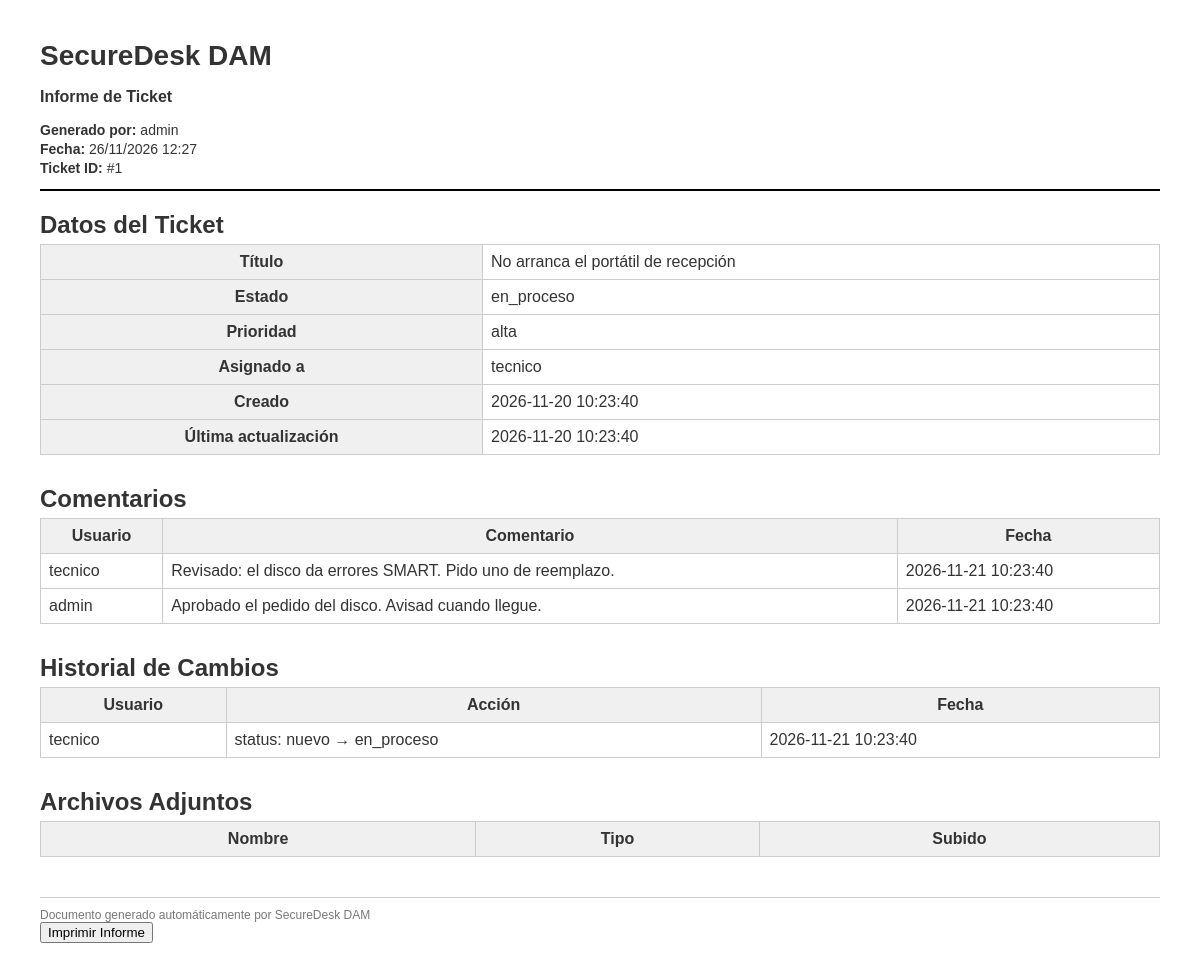
Before: /ticket_report.php?id=1 (signed in) with the older database file.
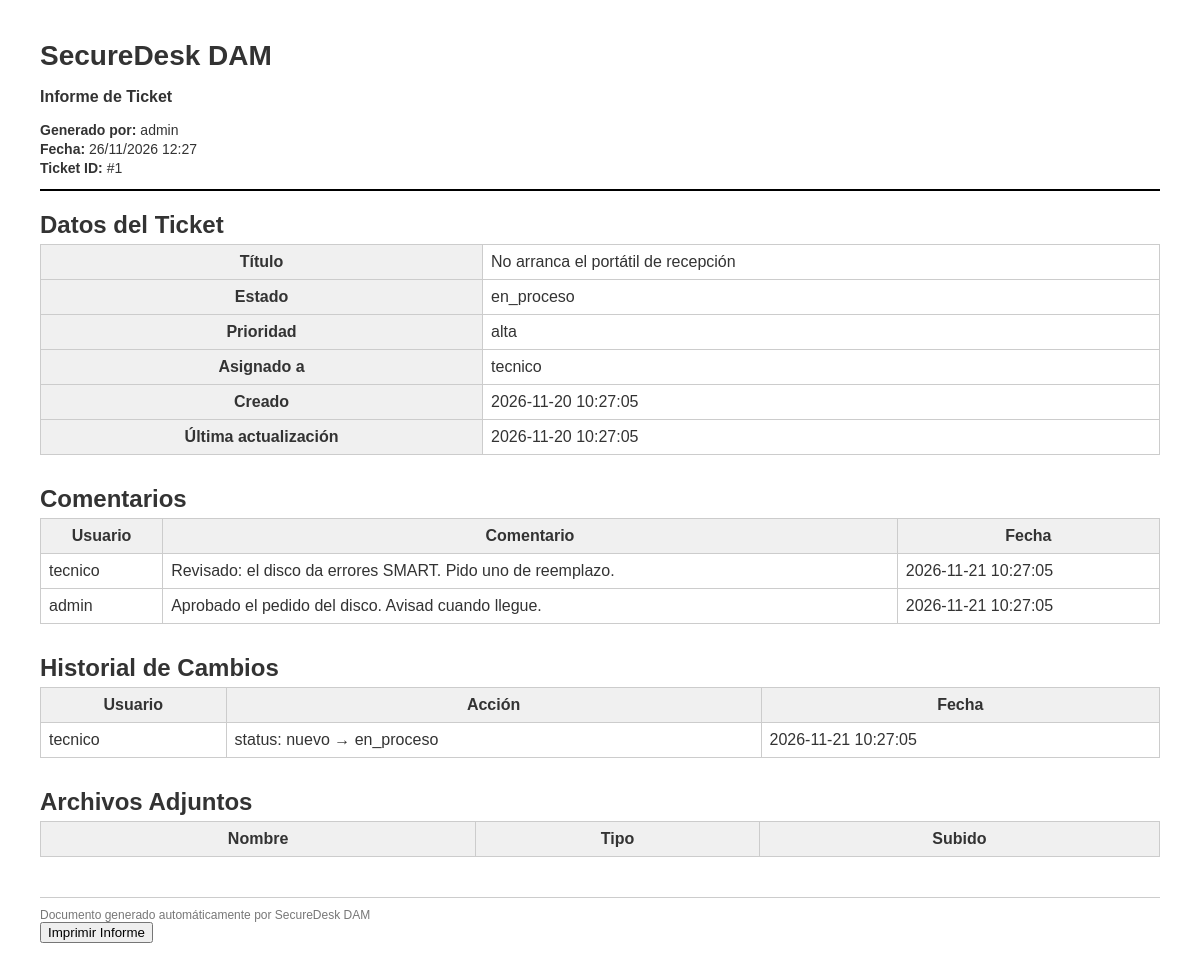
After: the same page with the newer database file.
### tables this page shows
CREATE TABLE tickets (
            id INTEGER PRIMARY KEY AUTOINCREMENT,
            title TEXT NOT NULL,
            description TEXT NOT NULL,
            status TEXT NOT NULL CHECK(status IN ('nuevo','en_proceso','resuelto')) DEFAULT 'nuevo',
            priority TEXT NOT NULL CHECK(priority IN ('baja','media','alta','critica')) DEFAULT 'media',
            category TEXT,
            created_by INTEGER NOT NULL,
            assigned_to INTEGER,
            created_at DATETIME DEFAULT CURRENT_TIMESTAMP,
            updated_at DATETIME DEFAULT CURRENT_TIMESTAMP,
            FOREIGN KEY(created_by) REFERENCES users(id),
            FOREIGN KEY(assigned_to) REFERENCES users(id)
        );

CREATE TABLE comments (
            id INTEGER PRIMARY KEY AUTOINCREMENT,
            ticket_id INTEGER NOT NULL,
            user_id INTEGER NOT NULL,
            comment TEXT NOT NULL,
            created_at TEXT NOT NULL,
            FOREIGN KEY(ticket_id) REFERENCES tickets(id),
            FOREIGN KEY(user_id) REFERENCES users(id)
        );

CREATE TABLE ticket_history (
            id INTEGER PRIMARY KEY AUTOINCREMENT,
            ticket_id INTEGER NOT NULL,
            user_id INTEGER NOT NULL,
            field_changed TEXT NOT NULL,
            old_value TEXT,
            new_value TEXT,
            created_at DATETIME DEFAULT CURRENT_TIMESTAMP,
            FOREIGN KEY(ticket_id) REFERENCES tickets(id),
            FOREIGN KEY(user_id) REFERENCES users(id)
        );

CREATE TABLE users (
            id INTEGER PRIMARY KEY AUTOINCREMENT,
            username TEXT NOT NULL UNIQUE,
            password_hash TEXT NOT NULL,
            role TEXT NOT NULL CHECK(role IN ('admin','tecnico','lector')),
            created_at DATETIME DEFAULT CURRENT_TIMESTAMP
        );

### public/ticket_report.php (the view, shortened to what this page needs)
<?php
require_once __DIR__ . '/../db/config.php';
$forPdf = $forPdf ?? false;
$usuario = $_SESSION["user"]["username"];
$fecha_generacion = date("d/m/Y H:i");
$ticket_id = $_GET["id"] ?? null;
$stmt = $db->prepare("
    SELECT t.*, u.username AS assigned_name
    FROM tickets t
    LEFT JOIN users u ON u.id = t.assigned_to
    WHERE t.id = ?
");
$stmt->execute([$ticket_id]);
$ticket = $stmt->fetch(PDO::FETCH_ASSOC);
$stmt = $db->prepare("
    SELECT c.comment, c.created_at, u.username
    FROM comments c
    LEFT JOIN users u ON u.id = c.user_id
    WHERE c.ticket_id = ?
    ORDER BY c.created_at ASC
");
$stmt->execute([$ticket_id]);
$comments = $stmt->fetchAll(PDO::FETCH_ASSOC);
$stmt = $db->prepare("
    SELECT h.field_changed, h.old_value, h.new_value, h.created_at, u.username
    FROM ticket_history h
    LEFT JOIN users u ON u.id = h.user_id
    WHERE h.ticket_id = ?
    ORDER BY h.created_at ASC
");
$stmt->execute([$ticket_id]);
$history = $stmt->fetchAll(PDO::FETCH_ASSOC);
?>
<!DOCTYPE html>
<html lang="es">
<head>
</head>
<body>
<div class="report-header">
    <h1>SecureDesk DAM</h1>
    <p><strong>Informe de Ticket</strong></p>
    <div class="report-meta">
        <p><strong>Generado por:</strong> <?= htmlspecialchars($usuario) ?></p>
        <p><strong>Fecha:</strong> <?= $fecha_generacion ?></p>
        <p><strong>Ticket ID:</strong> #<?= htmlspecialchars($ticket["id"]) ?></p>
    </div>
</div>
<div class="section">
    <h2>Datos del Ticket</h2>
    <table>
        <tr><th>Título</th><td><?= htmlspecialchars($ticket["title"]) ?></td></tr>
        <tr><th>Estado</th><td><?= htmlspecialchars($ticket["status"]) ?></td></tr>
        <tr><th>Prioridad</th><td><?= htmlspecialchars($ticket["priority"]) ?></td></tr>
        <tr><th>Asignado a</th><td><?= htmlspecialchars($ticket["assigned_name"] ?? "Sin asignar") ?></td></tr>
        <tr><th>Creado</th><td><?= htmlspecialchars($ticket["created_at"]) ?></td></tr>
        <tr><th>Última actualización</th><td><?= htmlspecialchars($ticket["updated_at"] ?? "-") ?></td></tr>
    </table>
</div>
<div class="section">
    <h2>Comentarios</h2>
    <table>
        <tr>
            <th>Usuario</th>
            <th>Comentario</th>
            <th>Fecha</th>
        </tr>
        <?php foreach ($comments as $c): ?>
        <tr>
            <td><?= htmlspecialchars($c["username"] ?? "Desconocido") ?></td>
            <td><?= htmlspecialchars($c["comment"]) ?></td>
            <td><?= htmlspecialchars($c["created_at"]) ?></td>
        </tr>
        <?php endforeach; ?>
    </table>
</div>
<div class="section">
    <h2>Historial de Cambios</h2>
    <table>
        <tr>
            <th>Usuario</th>
            <th>Acción</th>
            <th>Fecha</th>
        </tr>
        <?php foreach ($history as $h): ?>
        <tr>
            <td><?= htmlspecialchars($h["username"] ?? "Desconocido") ?></td>
            <td><?= htmlspecialchars($h["field_changed"] . ": " . ($h["old_value"] ?? "-") . " → " . ($h["new_value"] ?? "-")) ?></td>
            <td><?= htmlspecialchars($h["created_at"]) ?></td>
        </tr>
        <?php endforeach; ?>
    </table>
</div>
<div class="section">
    <h2>Archivos Adjuntos</h2>
    <table>
        <tr>
            <th>Nombre</th>
            <th>Tipo</th>
            <th>Subido</th>
        </tr>
    </table>
</div>
<div class="footer">
    Documento generado automáticamente por SecureDesk DAM
</div>
<?php if (!$forPdf): ?>
<button onclick="window.print()">Imprimir Informe</button>
<?php endif; ?>
</body>
</html>

Changed rows visible on the page:
changed tickets "No arranca el portátil de recepción": created_at "2026-11-20 10:23:40" → "2026-11-20 10:27:05"; updated_at "2026-11-20 10:23:40" → "2026-11-20 10:27:05"
changed comments "Revisado: el disco da errores SMART. Pido uno de reemplazo.": created_at "2026-11-21 10:23:40" → "2026-11-21 10:27:05"
changed comments "Aprobado el pedido del disco. Avisad cuando llegue.": created_at "2026-11-21 10:23:40" → "2026-11-21 10:27:05"
changed ticket_history "status: nuevo → en_proceso": created_at "2026-11-21 10:23:40" → "2026-11-21 10:27:05"
